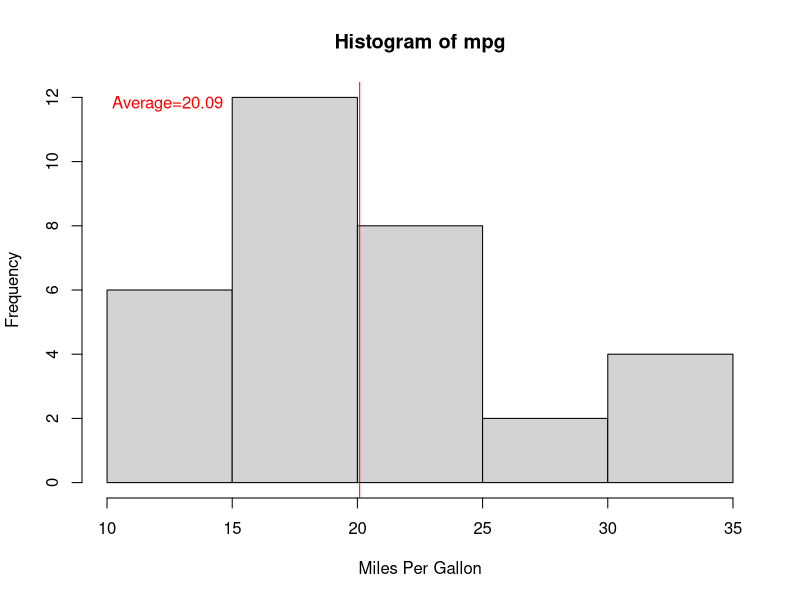
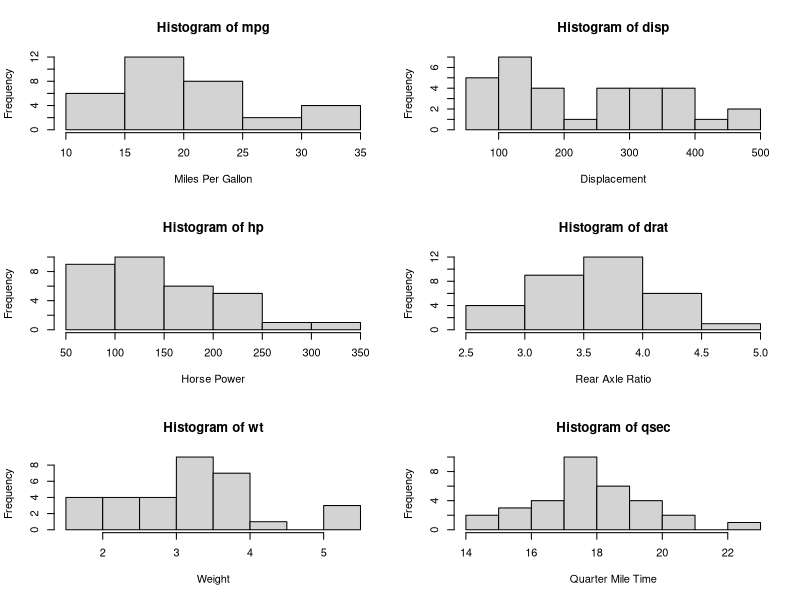
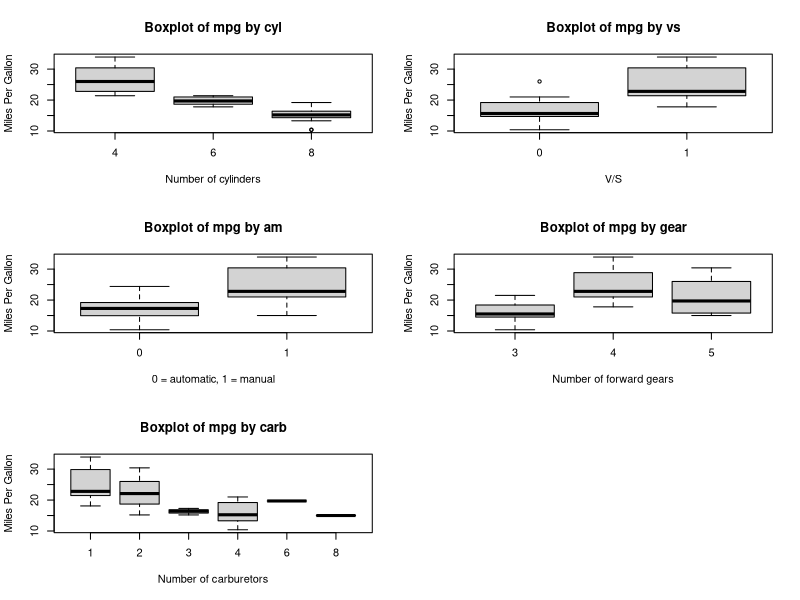

Recreate these plots in R, in order. (Note: this script raises an error after producing the figures.)
#1
data(mtcars)

#----------------------------------------------------
#2

#Create a histogram of the mpg variable
hist(mtcars$mpg, 
     main="Histogram of mpg",
     xlab="Miles Per Gallon", 
     ylab="Frequency"
)

#Showing the average line
abline(v=mean(mtcars$mpg), col="red")

#Showing the value of the average in the top left corner
legend("topleft", "Average=20.09", text.col="red", bty="n")

#Observations:
# - Most of the cars fall with in the 15-25 mpg range with a few outliers above 30

#--------------------------------------------------------
#3

var = names(mtcars)
var

#List the full Names

full_names = c("Miles Per Gallon", "Cylinders",  "Displacement", "Horse Power", "Rear Axle Ratio", "Weight", "Quarter Mile Time")

#Send to PDF

pdf("Histograms.pdf")


par(mfrow = c(3,2))

for (i in 1:7) {
  if (i==2){ #Exclude column 2
    i=i+1
  } else{
  hist(mtcars[[var[i]]], 
       main = paste("Histogram of", var[i]), 
       xlab = full_names[i], 
       ylab = "Frequency", 
       )
  }
}

dev.off()


#------------------------------------------------------------
#4


var = names(mtcars)
full_names = c("Miles Per Gallon", "cylinders",  "Displacement", "Horse Power", "Rear Axle Ratio", "Weight", "Quarter Mile Time", 
               "V/S", "0 = automatic, 1 = manual", "forward gears", "carburetors")

pdf("Boxplots for MPG.pdf")


par(mfrow = c(3, 2))

boxplot(mtcars$mpg ~ mtcars[[var[2]]], 
        main = paste("Boxplot of mpg by", var[2]),  
        xlab = paste("Number of", full_names[2]),                  
        ylab = "Miles Per Gallon")       

for (i in 8:9) {
  boxplot(mtcars$mpg ~ mtcars[[var[i]]], 
          main = paste("Boxplot of mpg by", var[i]),  
          xlab = full_names[i],                  
          ylab = "Miles Per Gallon",      
          )              
}

for (i in 10:11) {
  boxplot(mtcars$mpg ~ mtcars[[var[i]]], 
          main = paste("Boxplot of mpg by", var[i]),  
          xlab = paste("Number of", full_names[i]),                  
          ylab = "Miles Per Gallon",      
  )              
}


def.off()


#--------------------------


#5


var = names(mtcars)
full_names = c("Miles Per Gallon", "cylinders",  "Displacement", "Horse Power", "Rear Axle Ratio", "Weight", "Quarter Mile Time", 
               "V/S", "0 = automatic, 1 = manual", "forward gears", "carburetors")

pdf("Boxplots for ALL.pdf")


par(mfrow = c(3, 2))

for (x in 3:7){
  boxplot(mtcars[[var[x]]] ~ mtcars[[var[2]]], 
          main = paste("Boxplot of", var[x] ,"by", var[2]),  
          xlab = paste("Number of", full_names[2]),                  
          ylab = full_names[x]) 
  
  for (i in 8:9) {
  boxplot(mtcars[[var[x]]] ~ mtcars[[var[i]]], 
          main = paste("Boxplot of", var[x] ,"by", var[i]),  
          xlab = full_names[i],                  
          ylab = full_names[x]     
    )              
  }
  
  for (i in 10:11) {
  boxplot(mtcars[[var[x]]] ~ mtcars[[var[i]]], 
          main = paste("Boxplot of", var[x] ,"by", var[i]),  
          xlab = paste("Number of", full_names[i]),                  
          ylab = full_names[x]      
    )              
  }
  
  
  
}
dev.off()
